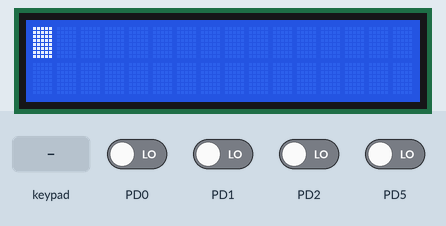
A program run on a simulated ATmega32, built with avr-gcc and emulated at 16 MHz. On the bench: 16×2 character LCD. Wiring (inferred from the names in the program): 4×4 keypad: rows PC5, PC4, PC3, PC2; columns PD3, PD4, PD6, PD7; character LCD (HD44780): RS PA3; E PA2; data PB0, PB1, PB2, PB4. The inputs (shaded band) are chosen by the test bench; at power-on: PD0–2, PD5 LOW.

Above: at 1.2 s.
1.3 s: keypad keys 1 2 3 4 pressed 0.4 s apart
At 2.05 s:
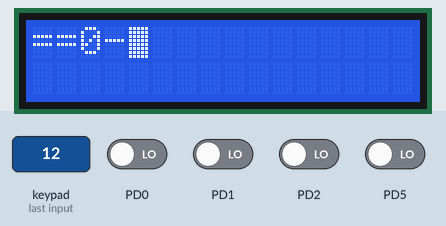
4.4 s: key '1' pressed
At 4.9 s:
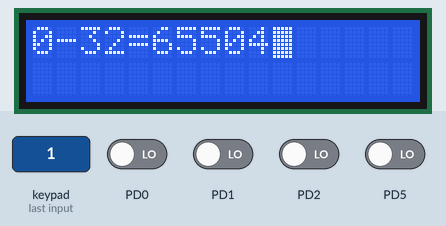
6.0 s: key '8' pressed
At 6.9 s:
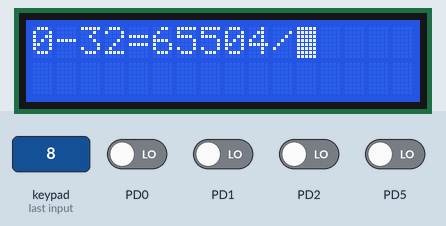
7.6 s: keypad keys 1 2 3 4 A pressed 0.4 s apart
At 8.35 s:
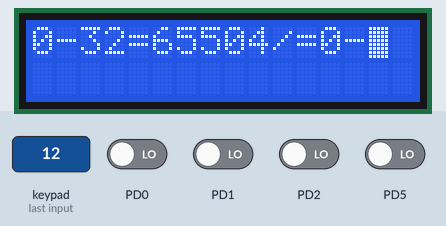
Timing chart, 0 to 10.6 s (numbered marks = the images above; inputs shaded):
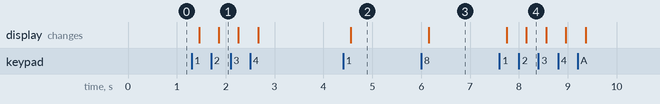

The program:

main.c
```c
/*
 * 		CalcApp.c
 *
 *  	Created on: Jul 30, 2023
 *      Author: Esraa Ahmed Taha
 */

#include "HAL/LCD/LCD_Interface.h"
#include "HAL/KeyPad/KeyPad.h"
#include "MCAL/Dio_Mod/Dio.h"

UINT16 calculate(UINT16 num1, UINT16 num2, UINT8 operator);

int main() {

    UINT16 num1, num2;
    UINT8 operator;
	UINT16 key = 0;

    Dio_Init();
    LCD_VInit();
    while(1){
    	num1 =0;
    	num2 =0;
		while (1) {
			KPD_VGetValue(&key);
			if (key >= 1 && key <= 10) {
				LCD_VClearScreen();
				num1 = num1 * 10 + (key - 1);
				LCD_VIntegerToString(num1);
			} else if (key == 16) {
				num1 = 0;
				LCD_VClearScreen();
			} else if (key >= 11 && key <= 15){
				switch (key) {
					case 11: operator = '+'; LCD_VSendChar('+'); break;
					case 12: operator = '-'; LCD_VSendChar('-'); break;
					case 13: operator = '*'; LCD_VSendChar('*'); break;
					case 14: operator = '/'; LCD_VSendChar('/'); break;
					case 15: operator = '='; LCD_VSendChar('='); break;
				}
				break;
			}
		}

		if(operator != '='){
			while (1) {
				KPD_VGetValue(&key);
				if (key >= 1 && key <= 10) {
					LCD_VClearScreen();
					LCD_VIntegerToString(num1);
					LCD_VSendChar(operator);
					num2 = num2 * 10 + (key - 1);
					LCD_VIntegerToString(num2);
				} else if (key == 16) {
					num2 = 0;
					LCD_VClearScreen();
					LCD_VIntegerToString(num1);
					LCD_VSendChar(operator);
				} else if (key == 15) {
					break;
				}
			}
			LCD_VSendChar('=');
			UINT16 result = calculate(num1, num2, operator);
			LCD_VIntegerToString(result);
		}

		else{
			LCD_VSendChar('=');
			LCD_VIntegerToString(num1);
		}
    }
    return 0;
}

UINT16 calculate(UINT16 num1, UINT16 num2, UINT8 operator) {
    UINT16 result;
    switch (operator) {
        case '+':
            result = num1 + num2;
            break;
        case '-':
            result = num1 - num2;
            break;
        case '*':
            result = num1 * num2;
            break;
        case '/':
            result = num2 != 0 ? num1 / num2 : 0;
            break;
        default:
            result = 0;
            break;
    }
    return result;
}
```

KPD_Cfg.h
```c
/*
 * KPD_Cfg.h
 *
 *  Created on: Jul 23, 2023
 *      Author: Esraa Ahmed Taha
 */

#ifndef CONFIG_KPD_CFG_H_
#define CONFIG_KPD_CFG_H_

#define ROW1	PINC_5
#define ROW2	PINC_4
#define ROW3	PINC_3
#define ROW4	PINC_2

#define COL1	PIND_7
#define COL2	PIND_6
#define COL3	PIND_4
#define COL4	PIND_3

#endif /* CONFIG_KPD_CFG_H_ */
```

LCD_Cfg.h
```c
/*
 * LCD_Cfg.h
 *
 *  Created on: Jul 23, 2023
 *      Author: Esraa Ahmed Taha
 */

#ifndef CONFIG_LCD_CFG_H_
#define CONFIG_LCD_CFG_H_

#define LCD_Rs PINA_3
#define LCD_En PINA_2
#define LCD_D4 PINB_0
#define LCD_D5 PINB_1
#define LCD_D6 PINB_2
#define LCD_D7 PINB_4

#define LCD_Mode	4

#endif /* CONFIG_LCD_CFG_H_ */
```

KeyPad.c
```c
/*
 * KeyPad.c
 *
 *  Created on: Jul 23, 2023
 *      Author: Esraa Ahmed Taha
 */

#include "KeyPad.h"

static UINT8 Keypad [4][4]={{14,10,9,8},
							{13,7,6,5},
							{12,4,3,2},
							{11,15,1,16}};

void KPD_VGetValue (UINT16 * Return_Value){

	*Return_Value = Key_Not_Pressed;
	UINT8 Row , Col ;
	UINT8 Arr_Row [4] = {ROW1 , ROW2 ,ROW3 ,ROW4};
	UINT8 Arr_Col [4] = {COL1 , COL2 ,COL3 ,COL4};

		for(Row=0 ; Row<4 ; Row++){

			Dio_WriteChannel(Arr_Row[Row],LOW);

			for (Col=0 ; Col<4 ; Col++)
				if( Dio_ReadChannel(Arr_Col[Col]) == 0){
//					*Return_Value = (Row * 4) + Col + 1 ;
					*Return_Value = Keypad[Row][Col] ;
					while(Dio_ReadChannel(Arr_Col[Col]) == 0);
					Dio_WriteChannel(Arr_Row[Row],HIGH);
					return;
				}

			Dio_WriteChannel(Arr_Row[Row],HIGH);

		}
}
```

KeyPad.h
```c
/*
 * KeyPad.h
 *
 *  Created on: Jul 23, 2023
 *      Author: Esraa Ahmed Taha
 */

#ifndef HAL_KEYPAD_KEYPAD_H_
#define HAL_KEYPAD_KEYPAD_H_

#include "../../MCAL/Dio_Mod/Dio.h"
#include "../../Config/KPD_Cfg.h"

#define Key_Not_Pressed 200

void KPD_VGetValue (UINT16 * Return_Value);

#endif /* HAL_KEYPAD_KEYPAD_H_ */
```

LCD_Interface.h
```c
/*
 * LCD.h
 *
 *  Created on: Jul 23, 2023
 *      Author: Esraa Ahmed Taha
 */

#ifndef HAL_LCD_LCD_INTERFACE_H_
#define HAL_LCD_LCD_INTERFACE_H_

#include "../../MCAL/Dio_Mod/Dio.h"
#include "../../Config/LCD_Cfg.h"

void LCD_VInit (void);
void LCD_VSendCmnd (UINT8 Cmnd);
void LCD_VSendChar (UINT8 Data);
void LCD_VSendString (UINT8 *arr);
void LCD_VGoToRowCol(UINT8 row, UINT8 col);
void LCD_VIntegerToString(UINT16 data);
void LCD_VClearScreen();

#endif /* HAL_LCD_LCD_INTERFACE_H_ */
```

LCD_Program.c
```c
/*
 * LCD.c
 *
 *  Created on: Jul 23, 2023
 *      Author: Esraa Ahmed Taha
 */


#include "LCD_Interface.h"
#include "LCD_Private.h"
#define F_CPU 16000000
#include "util/delay.h"

void LCD_VInit (void){

	_delay_ms(35);
	Private_VWriteHalfPort(0b0010);
	Private_VEnable();
	/*LCD_VSendCmnd(0b0010000);*/
	LCD_VSendCmnd(LCD_Function_Set);
	_delay_us(45);
	LCD_VSendCmnd(LCD_Display_Control);
	_delay_us(45);
	LCD_VSendCmnd(LCD_Display_Clear);
	_delay_ms(2);
	LCD_VSendCmnd(LCD_Entry_Mode);

}

void LCD_VSendCmnd (UINT8 Cmnd){

	Dio_WriteChannel(LCD_Rs , LOW);
	Private_VWriteHalfPort(Cmnd>>4);
	Private_VEnable();
	Private_VWriteHalfPort(Cmnd);
	Private_VEnable();

}

void LCD_VSendChar (UINT8 Data){

	Dio_WriteChannel(LCD_Rs , HIGH);
	Private_VWriteHalfPort(Data>>4);
	Private_VEnable();
	Private_VWriteHalfPort(Data);
	Private_VEnable();

}

void LCD_VSendString (UINT8 *arr){
	UINT8 i = 0;
	while(arr[i] != '\0'){
		LCD_VSendChar (arr[i]);
		i++;
	}
}

void LCD_VGoToRowCol(UINT8 row, UINT8 col){

	UINT8 address;
		switch (row)
		{
			case 0:
				address = col;
				break;
			case 1:
				address = col + 0x40;
				break;
			case 2:
				address = col + 0x14;
				break;
			case 3:
				address = col + 0x54;
				break;

		}
		LCD_VSendCmnd(address | SET_CURSOR_LOCATION);
}

void LCD_VIntegerToString(UINT16 data){

	UINT8 BUFF[16];
	//itoa(data,BUFF,10);
	Private_VintToStr(data,BUFF);
	LCD_VSendString(BUFF);

}

void LCD_VClearScreen(){
	LCD_VSendCmnd(LCD_Display_Clear);
	_delay_ms(2);
}

static void Private_VWriteHalfPort(UINT8 value){

	Dio_WriteChannel(LCD_D4 , READBIT(value , 0));
	Dio_WriteChannel(LCD_D5 , READBIT(value , 1));
	Dio_WriteChannel(LCD_D6 , READBIT(value , 2));
	Dio_WriteChannel(LCD_D7 , READBIT(value , 3));

}

static void Private_VEnable(void){

	Dio_WriteChannel(LCD_En , HIGH);
	_delay_ms(1);
	Dio_WriteChannel(LCD_En , LOW);

}

static void Private_VintToStr(UINT16 num, UINT8 str[]) {
    int i = 0;

    do {
        str[i++] = num % 10 + '0';
        num /= 10;
    } while (num > 0);

    str[i] = '\0';

    int start = 0;
    int end = i - 1;
    while (start < end) {
        char temp = str[start];
        str[start] = str[end];
        str[end] = temp;
        start++;
        end--;
    }
}
```

Dio_Cfg.c
```c
/*
 * Dio_Cfg.c
 *
 *  Created on: Jul 22, 2023
 *      Author: Esraa Ahmed Taha
 */

#include "Dio_Cfg.h"

Pin_Config Pin_Cfg []={
		{Dio_PORTC , Dio_Pin5 , OUTPUT} ,
		{Dio_PORTC , Dio_Pin4 , OUTPUT} ,
		{Dio_PORTC , Dio_Pin3 , OUTPUT} ,
		{Dio_PORTC , Dio_Pin2 , OUTPUT} ,
		{Dio_PORTD , Dio_Pin7 , INPUT} ,
		{Dio_PORTD , Dio_Pin6 , INPUT} ,
		{Dio_PORTD , Dio_Pin4 , INPUT} ,
		{Dio_PORTD , Dio_Pin3 , INPUT} ,
		{Dio_PORTA , Dio_Pin2 , OUTPUT} ,
		{Dio_PORTA , Dio_Pin3 , OUTPUT} ,
		{Dio_PORTB , Dio_Pin0 , OUTPUT} ,
		{Dio_PORTB , Dio_Pin1 , OUTPUT} ,
		{Dio_PORTB , Dio_Pin2 , OUTPUT} ,
		{Dio_PORTB , Dio_Pin4 , OUTPUT}
};

int No_of_DIO = (sizeof(Pin_Cfg)/sizeof(Pin_Cfg[0]));
```

Dio_Cfg.h
```c
/*
 * Dio_Cfg.h
 *
 *  Created on: Jul 22, 2023
 *      Author: Esraa Ahmed Taha
 */

#ifndef CONFIG_DIO_CFG_H_
#define CONFIG_DIO_CFG_H_

#include "../MCAL/Dio_Mod/Dio_Types.h"

typedef struct {
	Dio_Port_Type Port;
	Dio_Pin_Type Pin;
	Pin_Direction_Type Dir;
}Pin_Config;

extern Pin_Config Pin_Cfg [];
extern int No_of_DIO;

#endif /* CONFIG_DIO_CFG_H_ */
```

LCD_Private.h
```c
/*
 * LCD_Private.h
 *
 *  Created on: Jul 23, 2023
 *      Author: Esraa Ahmed Taha
 */

#ifndef HAL_LCD_LCD_PRIVATE_H_
#define HAL_LCD_LCD_PRIVATE_H_

static void Private_VWriteHalfPort(UINT8 value);
static void Private_VEnable(void);
static void Private_VintToStr(UINT16 num, UINT8 str[]);

#define LCD_Function_Set	0b00101000
#define LCD_Display_Control 0b00001111
#define LCD_Display_Clear	0b00000001
#define LCD_Entry_Mode		0b00000110
#define SET_CURSOR_LOCATION 0x80

#endif /* HAL_LCD_LCD_PRIVATE_H_ */
```

Dio.c
```c
/*
 * Dio.c
 *
 *  Created on: Jul 22, 2023
 *      Author: Esraa Ahmed Taha
 */

#include "Dio.h"

void Dio_Init(){

	for (int i=0 ; i< No_of_DIO ; i++){

		switch (Pin_Cfg[i].Port){

			case Dio_PORTA :
				if(Pin_Cfg[i].Dir){
					SETBIT(DDRA , Pin_Cfg[i].Pin);
				}
				else{
					CLRBIT(DDRA , Pin_Cfg[i].Pin);
					SETBIT(PORTA , Pin_Cfg[i].Pin);
				}
				break;

			case Dio_PORTB :
				if(Pin_Cfg[i].Dir){
					SETBIT(DDRB , Pin_Cfg[i].Pin);
				}
				else{
					CLRBIT(DDRB , Pin_Cfg[i].Pin);
					SETBIT(PORTB , Pin_Cfg[i].Pin);
				}
				break;

			case Dio_PORTC :
				if(Pin_Cfg[i].Dir){
					SETBIT(DDRC , Pin_Cfg[i].Pin);
				}
				else{
					CLRBIT(DDRC , Pin_Cfg[i].Pin);
					SETBIT(PORTC , Pin_Cfg[i].Pin);
				}
				break;

			case Dio_PORTD :
				if(Pin_Cfg[i].Dir){
					SETBIT(DDRD , Pin_Cfg[i].Pin);
				}
				else{
					CLRBIT(DDRD , Pin_Cfg[i].Pin);
					SETBIT(PORTD , Pin_Cfg[i].Pin);
				}
				break;
		}
	}
}

void Dio_WriteChannel(Pin_Channel_Type channel, Pin_Status_Type status){

	Dio_Port_Type port = channel/8;
	UINT8 pin = channel%8;

	switch (port) {
		case Dio_PORTA :
				if(status == LOW){
					CLRBIT(PORTA , pin);
				}
				else{
					SETBIT(PORTA , pin);
				}
				break;

		case Dio_PORTB :
				if(status == LOW){
					CLRBIT(PORTB , pin);
				}
				else{
					SETBIT(PORTB , pin);
				}
				break;

		case Dio_PORTC :
				if(status == LOW){
					CLRBIT(PORTC , pin);
				}
				else{
					SETBIT(PORTC , pin);
				}
				break;

		case Dio_PORTD :
				if(status == LOW){
					CLRBIT(PORTD , pin);
				}
				else{
					SETBIT(PORTD , pin);
				}
				break;
		}
}

Pin_Status_Type Dio_ReadChannel (Pin_Channel_Type channel){

	Dio_Port_Type port = channel/8;
	UINT8 pin = channel%8;

	switch (port) {
			case Dio_PORTA :
					return READBIT(PINA , pin);

			case Dio_PORTB :
					return READBIT(PINB , pin);

			case Dio_PORTC :
					return READBIT(PINC , pin);

			case Dio_PORTD :
					return READBIT(PIND , pin);
		}

	return -1;
}

void Dio_WritePort(Dio_Port_Type port, UINT8 value){

	switch (port) {
		case Dio_PORTA :
				PORTA = value;
				break;

		case Dio_PORTB :
				PORTB = value;
				break;

		case Dio_PORTC :
				PORTC = value;
				break;

		case Dio_PORTD :
				PORTD = value;
				break;
		}
}

UINT8 Dio_ReadPort (Dio_Port_Type port){

	switch (port) {
			case Dio_PORTA :
					return PINA;

			case Dio_PORTB :
					return PINB;

			case Dio_PORTC :
					return PINC;

			case Dio_PORTD :
					return PIND;
		}

	return -1;
}
```

Dio.h
```c
/*
 * Dio.h
 *
 *  Created on: Jul 22, 2023
 *      Author: Esraa Ahmed Taha
 */

#ifndef MCAL_DIO_MOD_DIO_H_
#define MCAL_DIO_MOD_DIO_H_

#include "Dio_Types.h"
#include "Dio_Reg.h"
#include "../../inc/Bit_Math.h"
#include "../../inc/Std_Types.h"
#include "../../Config/Dio_Cfg.h"

void Dio_Init();
void Dio_WriteChannel(Pin_Channel_Type channel, Pin_Status_Type status);
Pin_Status_Type Dio_ReadChannel (Pin_Channel_Type channel);
void Dio_WritePort(Dio_Port_Type port, UINT8 value);
UINT8 Dio_ReadPort (Dio_Port_Type port);

#endif /* MCAL_DIO_MOD_DIO_H_ */
```

Dio_Reg.h
```c
/*
 * Dio_Reg.h
 *
 *  Created on: Jul 22, 2023
 *      Author: Esraa Ahmed Taha
 */

#ifndef MCAL_DIO_MOD_DIO_REG_H_
#define MCAL_DIO_MOD_DIO_REG_H_

#define PINA *((volatile unsigned char * )(0x39))
#define DDRA *((volatile unsigned char * )(0x3A))
#define PORTA *((volatile unsigned char * )(0x3B))

#define PINB *((volatile unsigned char * )(0x36))
#define DDRB *((volatile unsigned char * )(0x37))
#define PORTB *((volatile unsigned char * )(0x38))

#define PINC *((volatile unsigned char * )(0x33))
#define DDRC *((volatile unsigned char * )(0x34))
#define PORTC *((volatile unsigned char * )(0x35))

#define PIND *((volatile unsigned char * )(0x30))
#define DDRD *((volatile unsigned char * )(0x31))
#define PORTD *((volatile unsigned char * )(0x32))

#endif /* MCAL_DIO_MOD_DIO_REG_H_ */
```

Dio_Types.h
```c
/*
 * Dio_Types.h
 *
 *  Created on: Jul 22, 2023
 *      Author: Esraa Ahmed Taha
 */

#ifndef MCAL_DIO_MOD_DIO_TYPES_H_
#define MCAL_DIO_MOD_DIO_TYPES_H_

typedef enum {

	PINA_0,
	PINA_1,
	PINA_2,
	PINA_3,
	PINA_4,
	PINA_5,
	PINA_6,
	PINA_7,

	PINB_0,
	PINB_1,
	PINB_2,
	PINB_3,
	PINB_4,
	PINB_5,
	PINB_6,
	PINB_7,

	PINC_0,
	PINC_1,
	PINC_2,
	PINC_3,
	PINC_4,
	PINC_5,
	PINC_6,
	PINC_7,

	PIND_0,
	PIND_1,
	PIND_2,
	PIND_3,
	PIND_4,
	PIND_5,
	PIND_6,
	PIND_7,

}Pin_Channel_Type;

typedef enum {
	LOW,
	HIGH
}Pin_Status_Type;

typedef enum {
	INPUT,
	OUTPUT
}Pin_Direction_Type;

typedef enum {
	Dio_PORTA,
	Dio_PORTB,
	Dio_PORTC,
	Dio_PORTD
}Dio_Port_Type;

typedef enum {
	Dio_Pin0,
	Dio_Pin1,
	Dio_Pin2,
	Dio_Pin3,
	Dio_Pin4,
	Dio_Pin5,
	Dio_Pin6,
	Dio_Pin7,
}Dio_Pin_Type;

#endif /* MCAL_DIO_MOD_DIO_TYPES_H_ */
```

Bit_Math.h
```c
/*
 * Bit_Math.h
 *
 *  Created on: Jul 22, 2023
 *      Author: dell
 */

#ifndef INC_BIT_MATH_H_
#define INC_BIT_MATH_H_

/*Bit Masking*/
#define SETBIT(REG,PIN) 	REG |= (1<<PIN)
#define CLRBIT(REG,PIN) 	REG &= (~(1<<PIN))
#define TOGBIT(REG,PIN) 	REG ^= (1<<PIN)
#define READBIT(REG,PIN)	((REG >> PIN) & 1)

#endif /* INC_BIT_MATH_H_ */
```

Std_Types.h
```c
/*
 * Std_Types.h
 *
 *  Created on: Jul 22, 2023
 *      Author: dell
 */

#ifndef INC_STD_TYPES_H_
#define INC_STD_TYPES_H_

typedef	signed char			INT8;
typedef	unsigned char		UINT8;

typedef unsigned char		BOOL;

typedef	signed short		INT16;
typedef	unsigned short		UINT16;


typedef	signed long			INT32;
typedef	unsigned long		UINT32;

typedef	signed long	long 	INT64;
typedef	unsigned long long	UINT64;

#define TRUE		((BOOL) 1)
#define FALSE		((BOOL) 0)

#define NULL ((void *)0)

#endif /* INC_STD_TYPES_H_ */
```

Measured:
- after the input at 1.3 s, the display: first changes after 0.16 s (image 1 shows a later state)
- after the input at 4.4 s, the display: changes after 0.16 s (image 2)
- after the input at 6.0 s, the display: changes after 0.15 s (image 3)
- after the input at 7.6 s, the display: first changes after 0.15 s (image 4 shows a later state)
